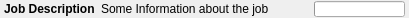
<ui version="4.0" >
 <class>JobTrackerWidget</class>
 <widget class="QWidget" name="JobTrackerWidget" >
  <property name="geometry" >
   <rect>
    <x>0</x>
    <y>0</y>
    <width>409</width>
    <height>16</height>
   </rect>
  </property>
  <property name="windowTitle" >
   <string>Job Tracker</string>
  </property>
  <layout class="QHBoxLayout" >
   <property name="leftMargin" >
    <number>4</number>
   </property>
   <property name="topMargin" >
    <number>1</number>
   </property>
   <property name="rightMargin" >
    <number>4</number>
   </property>
   <property name="bottomMargin" >
    <number>1</number>
   </property>
   <item>
    <widget class="QLabel" name="descriptionLabel" >
     <property name="sizePolicy" >
      <sizepolicy vsizetype="Preferred" hsizetype="Preferred" >
       <horstretch>0</horstretch>
       <verstretch>0</verstretch>
      </sizepolicy>
     </property>
     <property name="minimumSize" >
      <size>
       <width>50</width>
       <height>0</height>
      </size>
     </property>
     <property name="text" >
      <string>&lt;b>Job Description&lt;/b></string>
     </property>
    </widget>
   </item>
   <item>
    <widget class="QLabel" name="informationLabel" >
     <property name="sizePolicy" >
      <sizepolicy vsizetype="Preferred" hsizetype="Expanding" >
       <horstretch>0</horstretch>
       <verstretch>0</verstretch>
      </sizepolicy>
     </property>
     <property name="minimumSize" >
      <size>
       <width>50</width>
       <height>0</height>
      </size>
     </property>
     <property name="text" >
      <string>Some Information about the job</string>
     </property>
    </widget>
   </item>
   <item>
    <widget class="QProgressBar" name="progressBar" >
     <property name="sizePolicy" >
      <sizepolicy vsizetype="Preferred" hsizetype="Preferred" >
       <horstretch>0</horstretch>
       <verstretch>0</verstretch>
      </sizepolicy>
     </property>
     <property name="minimumSize" >
      <size>
       <width>50</width>
       <height>0</height>
      </size>
     </property>
     <property name="maximum" >
      <number>100</number>
     </property>
     <property name="value" >
      <number>-1</number>
     </property>
    </widget>
   </item>
  </layout>
 </widget>
 <connections/>
</ui>
